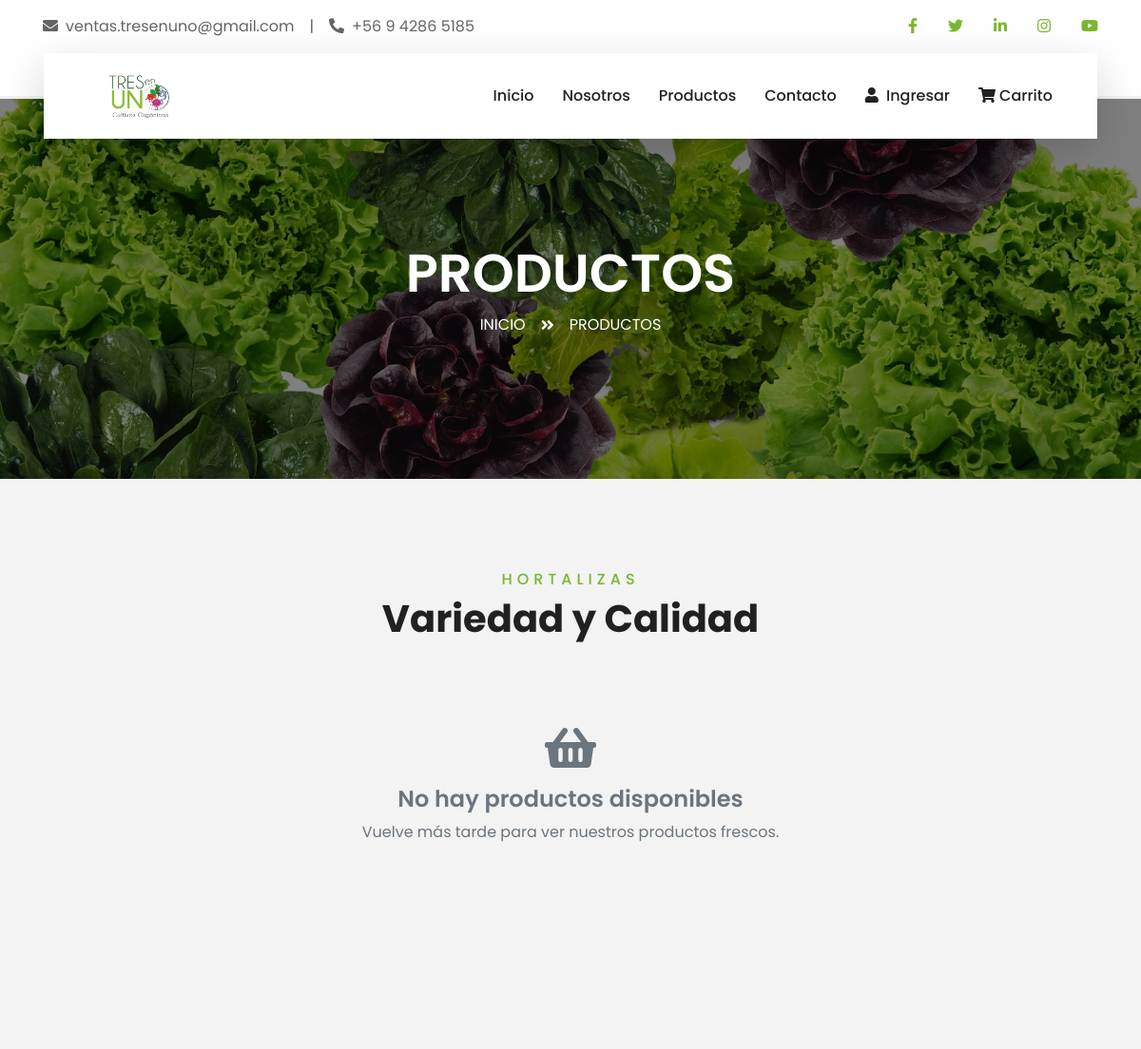
The app's page /productos/ (upper part), older data.
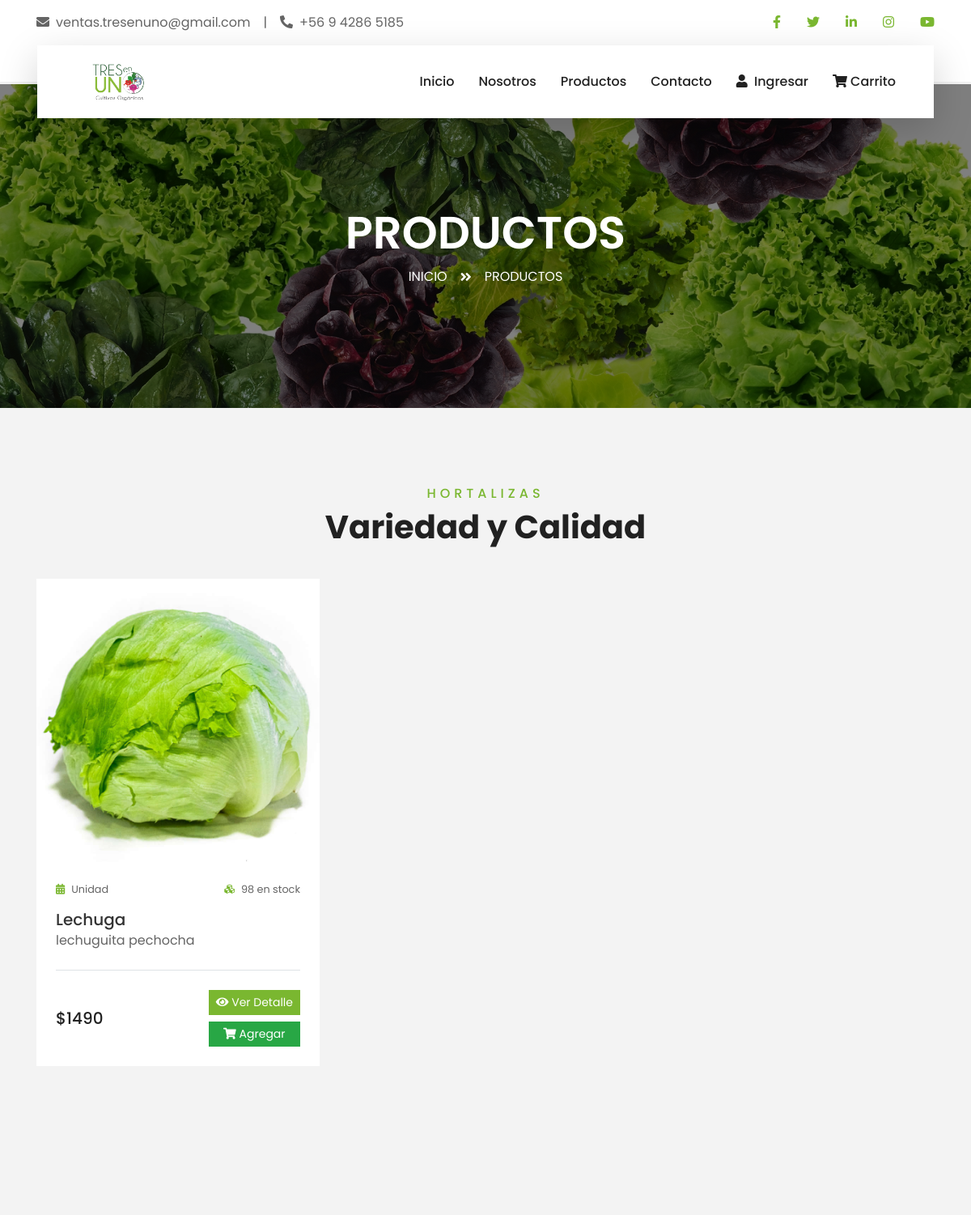
The same page, newer data.
### miapp/models.py (models this page shows, shortened)
class Producto(models.Model):
    nombre = models.CharField(max_length=50)
    descripcion = models.CharField(max_length=250)
    precio_unitario = models.IntegerField()
    unidad_medida = models.CharField(max_length=20)
    stock_disponible = models.IntegerField()
    id_categoria = models.ForeignKey(Categoria, on_delete=models.CASCADE)
    imagen = models.ForeignKey(Imagen, on_delete=models.CASCADE, null=True, blank=True)

class Imagen(models.Model):
    nombre = models.CharField(max_length=100)
    imagen = models.ImageField(upload_to='productos/')

### miapp/views.py (the view)
# urls.py: path('productos/', views.listar_productos, name='listar_productos'),
def listar_productos(request):
    ofertas_activas = Oferta.objects.filter(fecha_fin__gte=timezone.now(), fecha_inicio__lte=timezone.now())
    productos = Producto.objects.all().prefetch_related(
        Prefetch('oferta_set', queryset=ofertas_activas, to_attr='ofertas_activas')
    )
    contexto = {
        'productos': productos,
        'now': timezone.now(),
    }
    return render(request, 'miapp/productos.html', contexto)

### miapp/templates/miapp/productos.html (shortened to what this page needs)
{% load static %}
<!DOCTYPE html>
<html lang="es">
<head>
    <link href="https://cdnjs.cloudflare.com/ajax/libs/font-awesome/5.10.0/css/all.min.css" rel="stylesheet">
    <link href="{% static 'css/style.css' %}" rel="stylesheet">
</head>
<body>
    {% include 'miapp/barrabase.html' %}
    <div class="container-fluid page-header">
        <div class="container">
            <div class="d-flex flex-column align-items-center justify-content-center" style="min-height: 400px">
                <h3 class="display-4 text-white text-uppercase">Productos</h3>
                <div class="d-inline-flex text-white">
                    <p class="m-0 text-uppercase"><a class="text-white" href="">Inicio</a></p>
                    <i class="fa fa-angle-double-right pt-1 px-3"></i>
                    <p class="m-0 text-uppercase">Productos</p>
                </div>
            </div>
        </div>
    </div>
    <div class="container-fluid py-5">
        <div class="container pt-5 pb-3">
            <div class="text-center mb-3 pb-3">
                <h6 class="text-primary text-uppercase" style="letter-spacing: 5px;">Hortalizas</h6>
                <h1>Variedad y Calidad</h1>
            </div>
            {% include 'miapp/hortalizasventa.html' %}
        </div>
    </div>
    // Agregar este código en productos.html, justo antes de </body>
</body>
</html>

### miapp/templates/miapp/hortalizasventa.html
{% load static %}
<div class="row">
    {% for producto in productos %}
        <div class="col-lg-4 col-md-6 mb-4">
            <div class="package-item bg-white mb-2">
                <a href="{% url 'detalle_producto' producto.id %}">
                    {% if producto.imagen %}
                        <img class="img-fluid" src="{{ producto.imagen.imagen.url }}" alt="{{ producto.nombre }}" style="cursor: pointer; transition: transform 0.3s;" onmouseover="this.style.transform='scale(1.05)'" onmouseout="this.style.transform='scale(1)'">
                    {% else %}
                        <img class="img-fluid" src="{% static 'img/placeholder.png' %}" alt="Sin imagen" style="cursor: pointer;">
                    {% endif %}
                </a>
                <div class="p-4">
                    <div class="d-flex justify-content-between mb-3">
                        <small class="m-0"><i class="fa fa-calendar-alt text-primary mr-2"></i>{{ producto.unidad_medida }}</small>
                        <small class="m-0"><i class="fa fa-cubes text-primary mr-2"></i>{{ producto.stock_disponible }} en stock</small>
                    </div>
                    <a class="h5 text-decoration-none" href="{% url 'detalle_producto' producto.id %}" style="color: #333; transition: color 0.3s;" onmouseover="this.style.color='#28a745'" onmouseout="this.style.color='#333'">
                        {{ producto.nombre }}
                    </a>
                    <p>{{ producto.descripcion|truncatewords:15 }}</p>
                    <div class="border-top mt-4 pt-4">
                        <div class="d-flex justify-content-between align-items-center">
                            {% with oferta_activa=producto.oferta_set.all|first %}
                                {% if oferta_activa and now and oferta_activa.fecha_inicio <= now and oferta_activa.fecha_fin >= now %}
                                    <div>
                                        <h5 class="m-0">
                                            <span style="text-decoration: line-through; color: #999; font-size: 0.9rem;">${{ producto.precio_unitario }}</span><br>
                                            <span style="color: #FF5733; font-weight: bold;">${{ oferta_activa.precio_oferta|floatformat:"0" }}</span>
                                        </h5>
                                        <small class="text-danger"><i class="fa fa-tag"></i> ¡OFERTA!</small>
                                    </div>
                                {% else %}
                                    <h5 class="m-0">${{ producto.precio_unitario|floatformat:"0" }}</h5>
                                {% endif %}
                            {% endwith %}
                            <div class="d-flex flex-column">
                                <a href="{% url 'detalle_producto' producto.id %}" class="btn btn-sm btn-primary mb-2" style="white-space: nowrap;">
                                    <i class="fa fa-eye"></i> Ver Detalle
                                </a>
                                {% if producto.stock_disponible > 0 %}
                                    <button class="btn btn-sm btn-success agregar-carrito-btn" data-producto-id="{{ producto.id }}" data-producto-nombre="{{ producto.nombre }}" style="white-space: nowrap;">
                                        <i class="fa fa-shopping-cart"></i> Agregar
                                    </button>
                                {% else %}
                                    <button class="btn btn-sm btn-secondary" disabled style="white-space: nowrap;">
                                        <i class="fa fa-times"></i> Agotado
                                    </button>
                                {% endif %}
                            </div>
                        </div>
                    </div>
                </div>
            </div>
        </div>
    {% empty %}
        <div class="col-12 text-center py-5">
            <i class="fa fa-shopping-basket fa-3x text-muted mb-3"></i>
            <h4 class="text-muted">No hay productos disponibles</h4>
            <p class="text-muted">Vuelve más tarde para ver nuestros productos frescos.</p>
        </div>
    {% endfor %}
</div>

Row changes from the older to the newer data that the page shows:
added Producto: imagen.imagen (picture), unidad_medida "Unidad", stock_disponible "98", nombre "Lechuga", descripcion "lechuguita pechocha", precio_unitario "1490"
Text that changed along with them:
text no longer shown: "No hay productos disponibles Vuelve más tarde para ver nuestros productos frescos."
